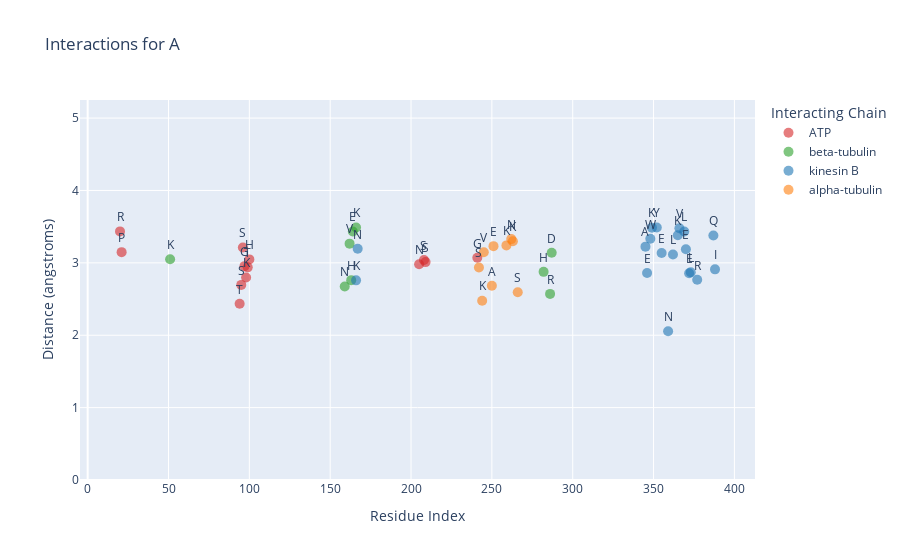
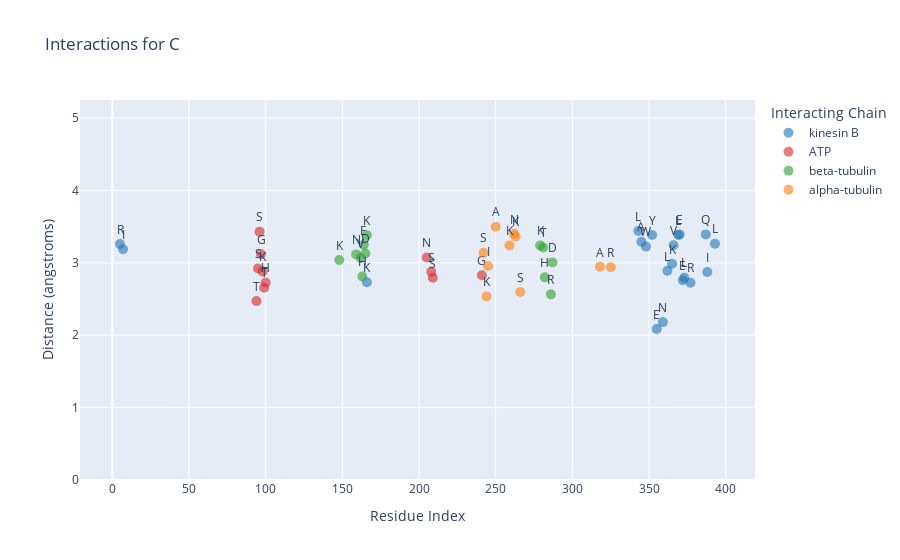
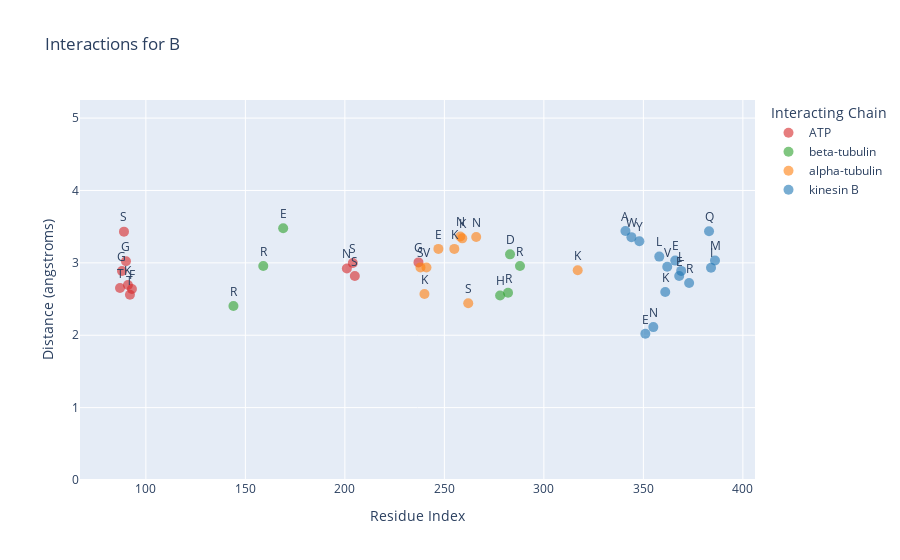
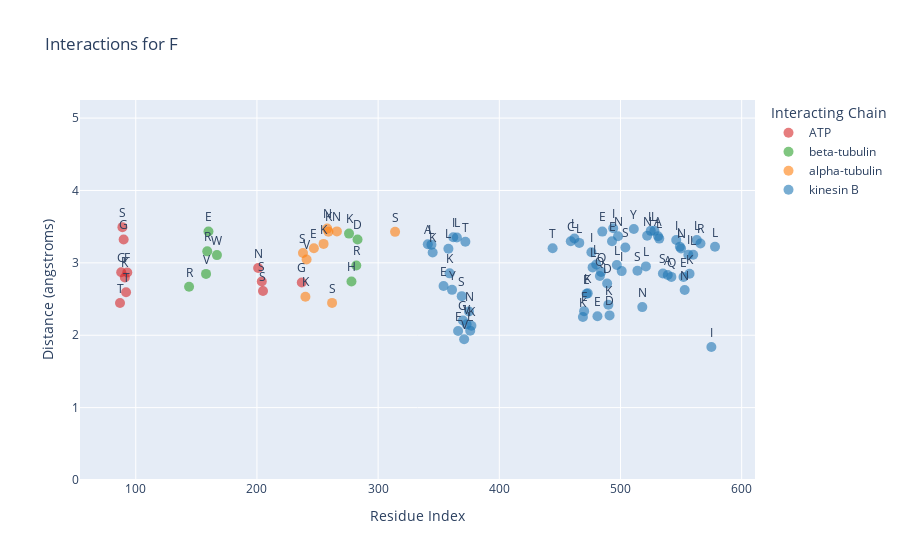

Notebook source saved alongside these figures, in order:
### Code cell
import pandas as pd
import plotly.express as px

# Define the path to the CSV file
csv_file_path = "../../data/3d_predictions/motor2x_ATP_ADP_Mg2x_alphaTub_betaTub/interactions_chimeras.csv"


# Function to read and process the DataFrame with a distance threshold
def process_dataframe(csv_file_path, distance_threshold):
    df = pd.read_csv(csv_file_path)

    # Filter out rows where the distance is greater than the threshold
    df = df[df['distance (angstroms)'] <= distance_threshold]

    # Map interacting_resn to single-letter codes for better readability
    aa_dict = {
        'ALA': 'A', 'ARG': 'R', 'ASN': 'N', 'ASP': 'D', 'CYS': 'C', 'GLN': 'Q', 'GLU': 'E', 'GLY': 'G',
        'HIS': 'H', 'ILE': 'I', 'LEU': 'L', 'LYS': 'K', 'MET': 'M', 'PHE': 'F', 'PRO': 'P', 'SER': 'S',
        'THR': 'T', 'TRP': 'W', 'TYR': 'Y', 'VAL': 'V'
    }

    # Replace chain letters with descriptive names
    chain_map = {
        'B': 'kinesin B',
        'C': 'alpha-tubulin',
        'D': 'beta-tubulin',
        'E': 'ATP',
        'F': 'ATP'
    }

    df['residue_one_letter'] = df['resn'].map(aa_dict)
    df['residue'] = df['resi'].astype(str) + df['residue_one_letter']
    df['interacting_chain'] = df['interacting_chain'].map(chain_map)
    
    return df

# Function to generate plots
def create_plots(df):
    unique_files = df['file'].unique()
    plots = []

    # Define a fixed color mapping for interacting chains
    color_map = {
        'kinesin B': '#1f77b4',  # blue
        'alpha-tubulin': '#ff7f0e',  # orange
        'beta-tubulin': '#2ca02c',  # green
        'ATP': '#d62728',  # red
    }

    for file in unique_files:
        df_file = df[df['file'] == file]

        # Filter to get the shortest distances for each interaction
        df_filtered = df_file.loc[df_file[df_file['chain'] == 'A'].groupby(['resi', 'interacting_chain'])['distance (angstroms)'].idxmin()]

        # Create the interactive plot with consistent color mapping
        fig = px.scatter(df_filtered, x='resi', y='distance (angstroms)', color='interacting_chain', text='residue_one_letter',
                         color_discrete_map=color_map,
                         labels={'resi': 'Residue Index', 'distance (angstroms)': 'Distance (angstroms)', 'interacting_chain': 'Interacting Chain'},
                         title=f"Interactions for {file}")

        # Update layout for better visualization
        fig.update_traces(textposition='top center', marker=dict(size=10, opacity=0.6))
        fig.update_layout(
            legend_title_text='Interacting Chain',
            # xaxis_range=[0, 401],  # Set a fixed range for the x-axis
            yaxis_range=[0, 5.25]  # Set a fixed range for the y-axis
        )

        # Show the plot
        fig.show()

        plots.append(fig)

    return plots

# Define the threshold value for distance filtering
distance_threshold = 3.5

# Process the DataFrame with a distance threshold
df_processed = process_dataframe(csv_file_path, distance_threshold)

# Create and display the plots
plots = create_plots(df_processed)

### Figure 1 — Plotly figure (JSON) as saved in the notebook; plotly's stock layout.template omitted (floating-point values rounded to 4 significant figures)
{"data": [{"hovertemplate": "Interacting Chain=ATP<br>Residue Index=%{x}<br>Distance (angstroms)=%{y}<br>residue_one_letter=%{text}<extra></extra>", "legendgroup": "ATP", "marker": {"color": "#d62728", "opacity": 0.6, "size": 10, "symbol": "circle"}, "mode": "markers+text", "name": "ATP", "orientation": "v", "showlegend": true, "text": ["R", "P", "T", "S", "S", "G", "K", "T", "H", "N", "S", "S", "G"], "textposition": "top center", "type": "scatter", "x": [20, 21, 94, 95, 96, 97, 98, 99, 100, 205, 208, 209, 241], "xaxis": "x", "y": [3.435, 3.148, 2.434, 2.696, 3.212, 2.955, 2.798, 2.938, 3.048, 2.981, 3.039, 3.01, 3.07], "yaxis": "y"}, {"hovertemplate": "Interacting Chain=beta-tubulin<br>Residue Index=%{x}<br>Distance (angstroms)=%{y}<br>residue_one_letter=%{text}<extra></extra>", "legendgroup": "beta-tubulin", "marker": {"color": "#2ca02c", "opacity": 0.6, "size": 10, "symbol": "circle"}, "mode": "markers+text", "name": "beta-tubulin", "orientation": "v", "showlegend": true, "text": ["K", "N", "V", "H", "E", "K", "H", "R", "D"], "textposition": "top center", "type": "scatter", "x": [51, 159, 162, 163, 164, 166, 282, 286, 287], "xaxis": "x", "y": [3.05, 2.674, 3.265, 2.761, 3.434, 3.489, 2.876, 2.571, 3.139], "yaxis": "y"}, {"hovertemplate": "Interacting Chain=kinesin B<br>Residue Index=%{x}<br>Distance (angstroms)=%{y}<br>residue_one_letter=%{text}<extra></extra>", "legendgroup": "kinesin B", "marker": {"color": "#1f77b4", "opacity": 0.6, "size": 10, "symbol": "circle"}, "mode": "markers+text", "name": "kinesin B", "orientation": "v", "showlegend": true, "text": ["K", "N", "A", "E", "W", "K", "Y", "E", "N", "L", "K", "V", "L", "E", "E", "L", "R", "Q", "I"], "textposition": "top center", "type": "scatter", "x": [166, 167, 345, 346, 348, 349, 352, 355, 359, 362, 365, 366, 369, 370, 372, 373, 377, 387, 388], "xaxis": "x", "y": [2.758, 3.195, 3.224, 2.859, 3.332, 3.486, 3.49, 3.137, 2.054, 3.115, 3.381, 3.478, 3.434, 3.189, 2.857, 2.871, 2.766, 3.379, 2.91], "yaxis": "y"}, {"hovertemplate": "Interacting Chain=alpha-tubulin<br>Residue Index=%{x}<br>Distance (angstroms)=%{y}<br>residue_one_letter=%{text}<extra></extra>", "legendgroup": "alpha-tubulin", "marker": {"color": "#ff7f0e", "opacity": 0.6, "size": 10, "symbol": "circle"}, "mode": "markers+text", "name": "alpha-tubulin", "orientation": "v", "showlegend": true, "text": ["S", "K", "V", "A", "E", "K", "N", "K", "S"], "textposition": "top center", "type": "scatter", "x": [242, 244, 245, 250, 251, 259, 262, 263, 266], "xaxis": "x", "y": [2.936, 2.477, 3.146, 2.683, 3.231, 3.241, 3.328, 3.299, 2.595], "yaxis": "y"}], "layout": {"legend": {"title": {"text": "Interacting Chain"}, "tracegroupgap": 0}, "title": {"text": "Interactions for A"}, "xaxis": {"anchor": "y", "domain": [0, 1], "title": {"text": "Residue Index"}}, "yaxis": {"anchor": "x", "domain": [0, 1], "range": [0, 5.25], "title": {"text": "Distance (angstroms)"}}}}

### Figure 2 — Plotly figure (JSON) as saved in the notebook; plotly's stock layout.template omitted (floating-point values rounded to 4 significant figures)
{"data": [{"hovertemplate": "Interacting Chain=kinesin B<br>Residue Index=%{x}<br>Distance (angstroms)=%{y}<br>residue_one_letter=%{text}<extra></extra>", "legendgroup": "kinesin B", "marker": {"color": "#1f77b4", "opacity": 0.6, "size": 10, "symbol": "circle"}, "mode": "markers+text", "name": "kinesin B", "orientation": "v", "showlegend": true, "text": ["R", "I", "K", "L", "A", "W", "Y", "E", "N", "L", "K", "V", "L", "E", "E", "L", "R", "Q", "I", "L"], "textposition": "top center", "type": "scatter", "x": [5, 7, 166, 343, 345, 348, 352, 355, 359, 362, 365, 366, 369, 370, 372, 373, 377, 387, 388, 393], "xaxis": "x", "y": [3.26, 3.187, 2.733, 3.44, 3.292, 3.225, 3.385, 2.087, 2.181, 2.89, 2.988, 3.244, 3.385, 3.392, 2.759, 2.795, 2.726, 3.393, 2.873, 3.265], "yaxis": "y"}, {"hovertemplate": "Interacting Chain=ATP<br>Residue Index=%{x}<br>Distance (angstroms)=%{y}<br>residue_one_letter=%{text}<extra></extra>", "legendgroup": "ATP", "marker": {"color": "#d62728", "opacity": 0.6, "size": 10, "symbol": "circle"}, "mode": "markers+text", "name": "ATP", "orientation": "v", "showlegend": true, "text": ["T", "S", "S", "G", "K", "T", "H", "N", "S", "S", "G"], "textposition": "top center", "type": "scatter", "x": [94, 95, 96, 97, 98, 99, 100, 205, 208, 209, 241], "xaxis": "x", "y": [2.471, 2.924, 3.431, 3.118, 2.882, 2.657, 2.727, 3.073, 2.877, 2.794, 2.83], "yaxis": "y"}, {"hovertemplate": "Interacting Chain=beta-tubulin<br>Residue Index=%{x}<br>Distance (angstroms)=%{y}<br>residue_one_letter=%{text}<extra></extra>", "legendgroup": "beta-tubulin", "marker": {"color": "#2ca02c", "opacity": 0.6, "size": 10, "symbol": "circle"}, "mode": "markers+text", "name": "beta-tubulin", "orientation": "v", "showlegend": true, "text": ["K", "N", "V", "H", "E", "D", "K", "K", "T", "H", "R", "D"], "textposition": "top center", "type": "scatter", "x": [148, 159, 162, 163, 164, 165, 166, 279, 281, 282, 286, 287], "xaxis": "x", "y": [3.039, 3.117, 3.066, 2.811, 3.249, 3.13, 3.382, 3.241, 3.212, 2.8, 2.565, 3.007], "yaxis": "y"}, {"hovertemplate": "Interacting Chain=alpha-tubulin<br>Residue Index=%{x}<br>Distance (angstroms)=%{y}<br>residue_one_letter=%{text}<extra></extra>", "legendgroup": "alpha-tubulin", "marker": {"color": "#ff7f0e", "opacity": 0.6, "size": 10, "symbol": "circle"}, "mode": "markers+text", "name": "alpha-tubulin", "orientation": "v", "showlegend": true, "text": ["S", "K", "I", "A", "K", "N", "K", "S", "A", "R"], "textposition": "top center", "type": "scatter", "x": [242, 244, 245, 250, 259, 262, 263, 266, 318, 325], "xaxis": "x", "y": [3.14, 2.537, 2.956, 3.5, 3.241, 3.4, 3.364, 2.598, 2.946, 2.94], "yaxis": "y"}], "layout": {"legend": {"title": {"text": "Interacting Chain"}, "tracegroupgap": 0}, "title": {"text": "Interactions for C"}, "xaxis": {"anchor": "y", "domain": [0, 1], "title": {"text": "Residue Index"}}, "yaxis": {"anchor": "x", "domain": [0, 1], "range": [0, 5.25], "title": {"text": "Distance (angstroms)"}}}}

### Figure 3 — Plotly figure (JSON) as saved in the notebook; plotly's stock layout.template omitted (floating-point values rounded to 4 significant figures)
{"data": [{"hovertemplate": "Interacting Chain=ATP<br>Residue Index=%{x}<br>Distance (angstroms)=%{y}<br>residue_one_letter=%{text}<extra></extra>", "legendgroup": "ATP", "marker": {"color": "#d62728", "opacity": 0.6, "size": 10, "symbol": "circle"}, "mode": "markers+text", "name": "ATP", "orientation": "v", "showlegend": true, "text": ["T", "G", "S", "G", "K", "T", "F", "N", "S", "S", "G"], "textposition": "top center", "type": "scatter", "x": [87, 88, 89, 90, 91, 92, 93, 201, 204, 205, 237], "xaxis": "x", "y": [2.652, 2.887, 3.431, 3.023, 2.694, 2.558, 2.64, 2.921, 2.998, 2.817, 3.006], "yaxis": "y"}, {"hovertemplate": "Interacting Chain=beta-tubulin<br>Residue Index=%{x}<br>Distance (angstroms)=%{y}<br>residue_one_letter=%{text}<extra></extra>", "legendgroup": "beta-tubulin", "marker": {"color": "#2ca02c", "opacity": 0.6, "size": 10, "symbol": "circle"}, "mode": "markers+text", "name": "beta-tubulin", "orientation": "v", "showlegend": true, "text": ["R", "R", "E", "H", "R", "D", "R"], "textposition": "top center", "type": "scatter", "x": [144, 159, 169, 278, 282, 283, 288], "xaxis": "x", "y": [2.403, 2.957, 3.477, 2.55, 2.587, 3.117, 2.956], "yaxis": "y"}, {"hovertemplate": "Interacting Chain=alpha-tubulin<br>Residue Index=%{x}<br>Distance (angstroms)=%{y}<br>residue_one_letter=%{text}<extra></extra>", "legendgroup": "alpha-tubulin", "marker": {"color": "#ff7f0e", "opacity": 0.6, "size": 10, "symbol": "circle"}, "mode": "markers+text", "name": "alpha-tubulin", "orientation": "v", "showlegend": true, "text": ["S", "K", "V", "E", "K", "N", "K", "S", "N", "K"], "textposition": "top center", "type": "scatter", "x": [238, 240, 241, 247, 255, 258, 259, 262, 266, 317], "xaxis": "x", "y": [2.938, 2.571, 2.936, 3.193, 3.193, 3.364, 3.339, 2.441, 3.357, 2.899], "yaxis": "y"}, {"hovertemplate": "Interacting Chain=kinesin B<br>Residue Index=%{x}<br>Distance (angstroms)=%{y}<br>residue_one_letter=%{text}<extra></extra>", "legendgroup": "kinesin B", "marker": {"color": "#1f77b4", "opacity": 0.6, "size": 10, "symbol": "circle"}, "mode": "markers+text", "name": "kinesin B", "orientation": "v", "showlegend": true, "text": ["A", "W", "Y", "E", "N", "L", "K", "V", "E", "E", "L", "R", "Q", "I", "M"], "textposition": "top center", "type": "scatter", "x": [341, 344, 348, 351, 355, 358, 361, 362, 366, 368, 369, 373, 383, 384, 386], "xaxis": "x", "y": [3.441, 3.355, 3.298, 2.02, 2.113, 3.087, 2.598, 2.945, 3.031, 2.819, 2.889, 2.722, 3.437, 2.933, 3.032], "yaxis": "y"}], "layout": {"legend": {"title": {"text": "Interacting Chain"}, "tracegroupgap": 0}, "title": {"text": "Interactions for B"}, "xaxis": {"anchor": "y", "domain": [0, 1], "title": {"text": "Residue Index"}}, "yaxis": {"anchor": "x", "domain": [0, 1], "range": [0, 5.25], "title": {"text": "Distance (angstroms)"}}}}

### Figure 4 — Plotly figure (JSON) as saved in the notebook; plotly's stock layout.template omitted (floating-point values rounded to 4 significant figures)
{"data": [{"hovertemplate": "Interacting Chain=ATP<br>Residue Index=%{x}<br>Distance (angstroms)=%{y}<br>residue_one_letter=%{text}<extra></extra>", "legendgroup": "ATP", "marker": {"color": "#d62728", "opacity": 0.6, "size": 10, "symbol": "circle"}, "mode": "markers+text", "name": "ATP", "orientation": "v", "showlegend": true, "text": ["T", "G", "S", "G", "K", "T", "F", "N", "S", "S", "G"], "textposition": "top center", "type": "scatter", "x": [87, 88, 89, 90, 91, 92, 93, 201, 204, 205, 237], "xaxis": "x", "y": [2.446, 2.871, 3.493, 3.322, 2.797, 2.595, 2.867, 2.929, 2.743, 2.611, 2.729], "yaxis": "y"}, {"hovertemplate": "Interacting Chain=beta-tubulin<br>Residue Index=%{x}<br>Distance (angstroms)=%{y}<br>residue_one_letter=%{text}<extra></extra>", "legendgroup": "beta-tubulin", "marker": {"color": "#2ca02c", "opacity": 0.6, "size": 10, "symbol": "circle"}, "mode": "markers+text", "name": "beta-tubulin", "orientation": "v", "showlegend": true, "text": ["R", "V", "R", "E", "W", "K", "H", "R", "D"], "textposition": "top center", "type": "scatter", "x": [144, 158, 159, 160, 167, 276, 278, 282, 283], "xaxis": "x", "y": [2.669, 2.848, 3.159, 3.432, 3.107, 3.404, 2.743, 2.964, 3.323], "yaxis": "y"}, {"hovertemplate": "Interacting Chain=alpha-tubulin<br>Residue Index=%{x}<br>Distance (angstroms)=%{y}<br>residue_one_letter=%{text}<extra></extra>", "legendgroup": "alpha-tubulin", "marker": {"color": "#ff7f0e", "opacity": 0.6, "size": 10, "symbol": "circle"}, "mode": "markers+text", "name": "alpha-tubulin", "orientation": "v", "showlegend": true, "text": ["S", "K", "V", "E", "K", "N", "K", "S", "N", "S"], "textposition": "top center", "type": "scatter", "x": [238, 240, 241, 247, 255, 258, 259, 262, 266, 314], "xaxis": "x", "y": [3.137, 2.532, 3.046, 3.202, 3.262, 3.473, 3.431, 2.447, 3.435, 3.428], "yaxis": "y"}, {"hovertemplate": "Interacting Chain=kinesin B<br>Residue Index=%{x}<br>Distance (angstroms)=%{y}<br>residue_one_letter=%{text}<extra></extra>", "legendgroup": "kinesin B", "marker": {"color": "#1f77b4", "opacity": 0.6, "size": 10, "symbol": "circle"}, "mode": "markers+text", "name": "kinesin B", "orientation": "v", "showlegend": true, "text": ["A", "L", "K", "E", "L", "K", "Y", "I", "L", "E", "S", "G", "V", "T", "V", "N", "L", "K", "T", "C", "L", "L", "K", "E", "E", "K", "I", "L", "L", "E", "Q", "Q", "E", "D", "K", "D", "E", "I", "L", "N", "I", "S", "Y", "S", "N", "L", "N", "L", "L", "A", "L", "S", "A", "Q", "I", "L", "N", "E", "N", "I", "K", "L", "L", "R", "I", "L"], "textposition": "top center", "type": "scatter", "x": [341, 344, 345, 354, 358, 359, 361, 362, 365, 366, 369, 370, 371, 372, 373, 375, 376, 377, 444, 459, 462, 466, 469, 470, 472, 473, 476, 477, 480, 481, 483, 484, 485, 489, 490, 491, 493, 494, 497, 498, 501, 504, 511, 514, 518, 521, 522, 525, 528, 531, 532, 535, 539, 542, 546, 549, 550, 552, 553, 556, 557, 560, 563, 566, 575, 578], "xaxis": "x", "y": [3.257, 3.251, 3.143, 2.681, 3.195, 2.855, 2.627, 3.353, 3.35, 2.058, 2.54, 2.204, 1.945, 3.291, 2.15, 2.329, 2.062, 2.131, 3.201, 3.298, 3.336, 3.276, 2.252, 2.333, 2.573, 2.579, 3.146, 2.937, 2.977, 2.262, 2.819, 2.875, 3.432, 2.715, 2.421, 2.274, 3.298, 3.477, 2.969, 3.368, 2.886, 3.213, 3.467, 2.89, 2.389, 2.951, 3.374, 3.442, 3.442, 3.367, 3.335, 2.853, 2.833, 2.806, 3.316, 3.222, 3.197, 2.806, 2.624, 3.113, 2.848, 3.112, 3.315, 3.267, 1.839, 3.222], "yaxis": "y"}], "layout": {"legend": {"title": {"text": "Interacting Chain"}, "tracegroupgap": 0}, "title": {"text": "Interactions for F"}, "xaxis": {"anchor": "y", "domain": [0, 1], "title": {"text": "Residue Index"}}, "yaxis": {"anchor": "x", "domain": [0, 1], "range": [0, 5.25], "title": {"text": "Distance (angstroms)"}}}}
